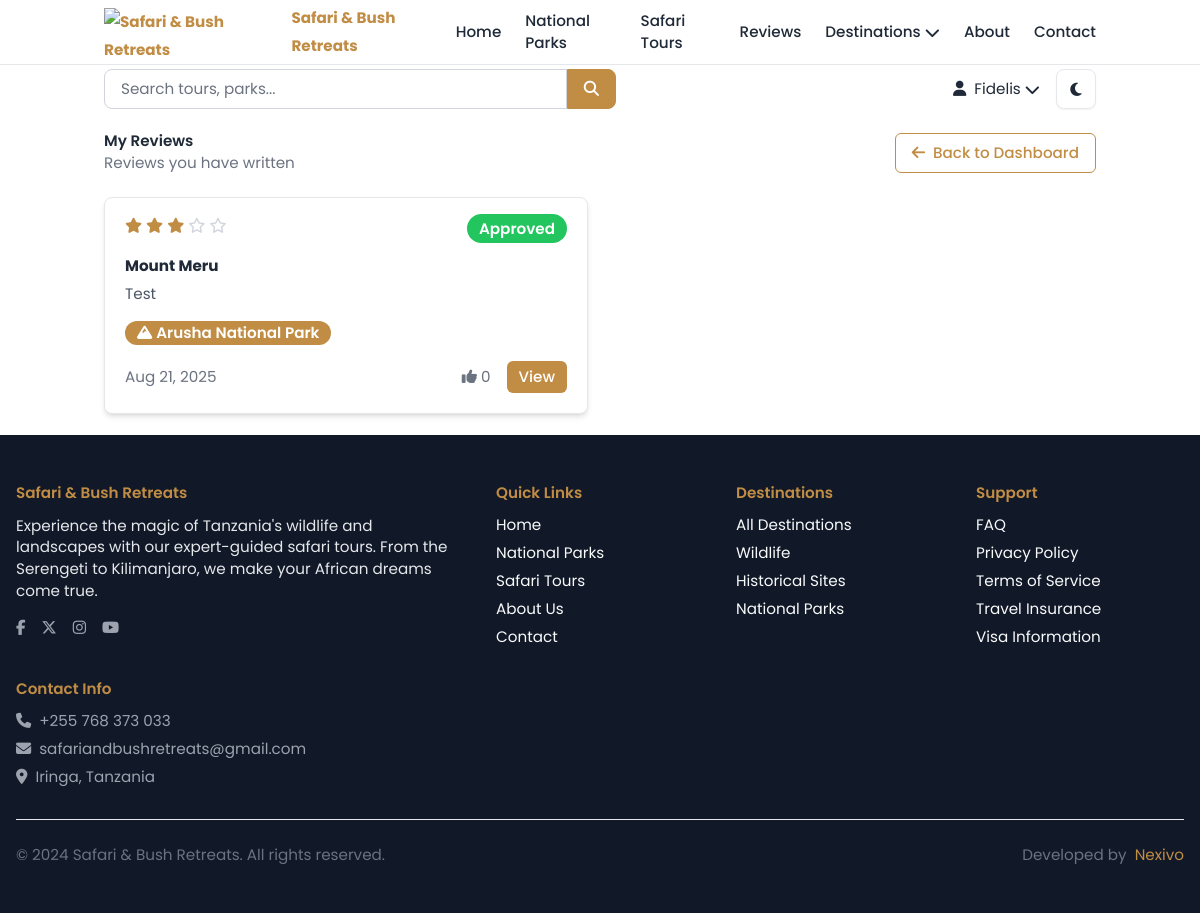
The app's page /reviews/my-reviews/ (signed in), older data.
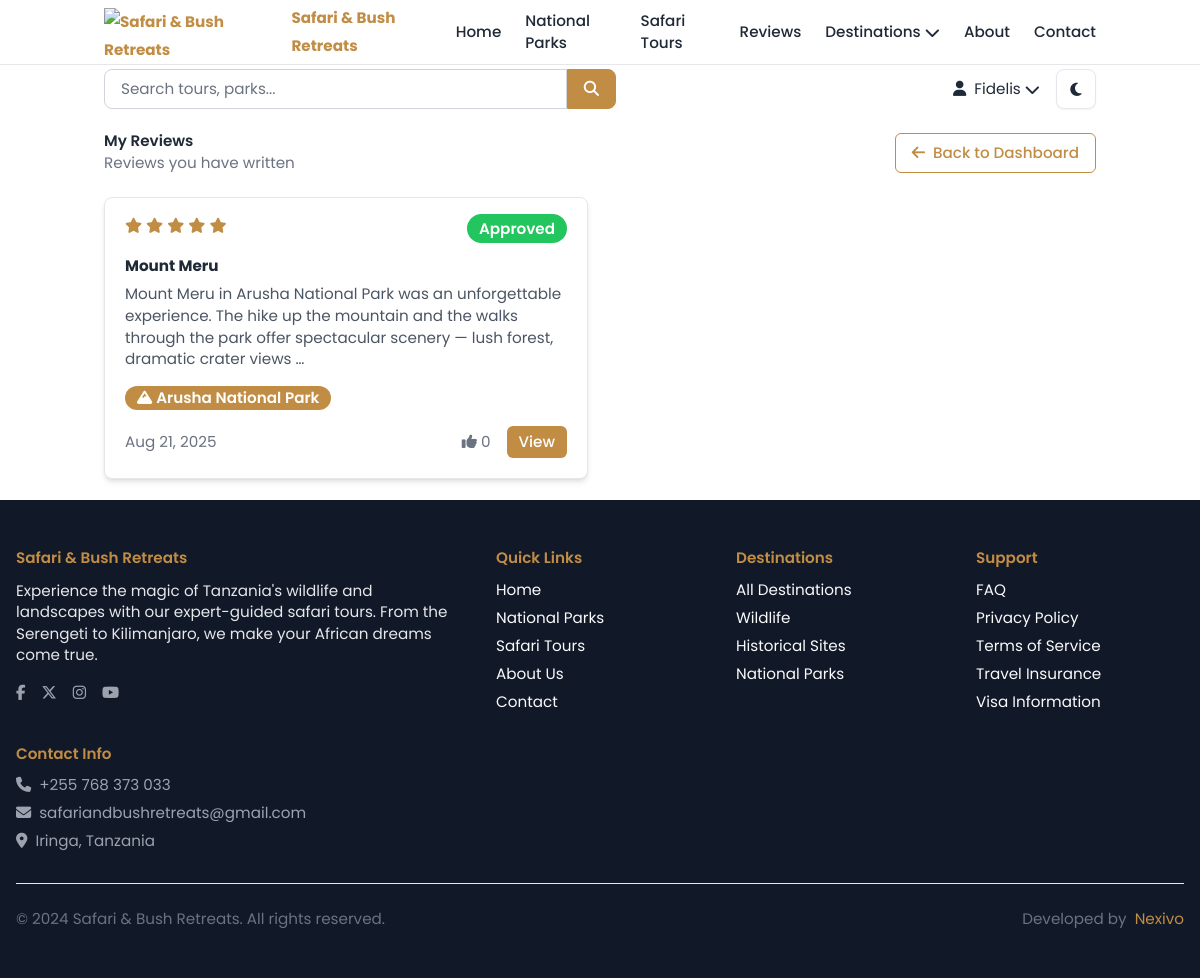
The same page, newer data.
### reviews/models.py (models this page shows, shortened)
class Review(models.Model):
    REVIEW_TYPES = [
        ('tour', 'Tour Package Review'),
        ('park', 'National Park Review'),
        ('guide', 'Tour Guide Review'),
    ]
    user = models.ForeignKey(User, on_delete=models.CASCADE, related_name='reviews')
    review_type = models.CharField(max_length=10, choices=REVIEW_TYPES, default='tour')
    tour_package = models.ForeignKey(TourPackage, on_delete=models.CASCADE, related_name='reviews', blank=True, null=True)
    national_park = models.ForeignKey(NationalPark, on_delete=models.CASCADE, related_name='reviews', blank=True, null=True)
    title = models.CharField(max_length=200)
    content = models.TextField()
    rating = models.IntegerField(validators=[MinValueValidator(1), MaxValueValidator(5)])
    value_for_money = models.IntegerField(validators=[MinValueValidator(1), MaxValueValidator(5)], blank=True, null=True)
    service_quality = models.IntegerField(validators=[MinValueValidator(1), MaxValueValidator(5)], blank=True, null=True)
    cleanliness = models.IntegerField(validators=[MinValueValidator(1), MaxValueValidator(5)], blank=True, null=True)
    travel_date = models.DateField(blank=True, null=True)
    travel_type = models.CharField(
        max_length=20,
        choices=[
            ('solo', 'Solo Travel'),
            ('couple', 'Couple'),
            ('family', 'Family'),
            ('friends', 'Friends'),
            ('business', 'Business'),
        ],
        blank=True
    )
    is_verified = models.BooleanField(default=False)
    verified_purchase = models.BooleanField(default=False)
    is_approved = models.BooleanField(default=True)
    is_featured = models.BooleanField(default=False)
    helpful_votes = models.IntegerField(default=0)
    created_at = models.DateTimeField(auto_now_add=True)
    updated_at = models.DateTimeField(auto_now=True)
    class Meta:
        db_table = 'reviews_review'
        verbose_name = 'Review'
        verbose_name_plural = 'Reviews'
        ordering = ['-created_at']
        unique_together = ['user', 'tour_package', 'national_park']

### parks/models.py (models this page shows, shortened)
class NationalPark(models.Model):
    PARK_TYPES = [
        ('national_park', 'National Park'),
        ('game_reserve', 'Game Reserve'),
        ('conservation_area', 'Conservation Area'),
        ('marine_park', 'Marine Park'),
        ('forest_reserve', 'Forest Reserve'),
    ]
    DIFFICULTY_LEVELS = [
        ('easy', 'Easy'),
        ('moderate', 'Moderate'),
        ('challenging', 'Challenging'),
        ('extreme', 'Extreme'),
    ]
    name = models.CharField(max_length=100, unique=True)
    slug = models.SlugField(max_length=120, unique=True)
    park_type = models.CharField(max_length=20, choices=PARK_TYPES, default='national_park')
    location = models.CharField(max_length=100)
    region = models.CharField(max_length=50)
    area_km2 = models.FloatField(validators=[MinValueValidator(0)])
    latitude = models.DecimalField(max_digits=10, decimal_places=7, blank=True, null=True)
    longitude = models.DecimalField(max_digits=10, decimal_places=7, blank=True, null=True)
    elevation_min = models.IntegerField(blank=True, null=True, help_text="Minimum elevation in meters")
    elevation_max = models.IntegerField(blank=True, null=True, help_text="Maximum elevation in meters")
    established_year = models.IntegerField()
    description = models.TextField()
    short_description = models.TextField(max_length=300)
    main_attractions = models.TextField(help_text="Main attractions and highlights")
    wildlife_species = models.TextField(help_text="Key wildlife species found in the park")
    vegetation_types = models.TextField(blank=True)
    geological_features = models.TextField(blank=True)
    best_time_to_visit = models.TextField()
    recommended_duration = models.CharField(max_length=100, blank=True)
    difficulty_level = models.CharField(max_length=15, choices=DIFFICULTY_LEVELS, default='easy')
    accessibility_info = models.TextField(blank=True)
    accommodation_available = models.BooleanField(default=False)
    camping_allowed = models.BooleanField(default=False)
    guided_tours_available = models.BooleanField(default=True)
    restaurant_facilities = models.BooleanField(default=False)
    main_image = models.ImageField(upload_to='parks/main/', blank=True, null=True)
    meta_title = models.CharField(max_length=60, blank=True)
    meta_description = models.CharField(max_length=160, blank=True)
    is_active = models.BooleanField(default=True)
    featured = models.BooleanField(default=False)
    created_at = models.DateTimeField(auto_now_add=True)
    updated_at = models.DateTimeField(auto_now=True)
    class Meta:
        db_table = 'parks_nationalpark'
        verbose_name = 'National Park'
        verbose_name_plural = 'National Parks'
        ordering = ['name']

### reviews/views.py (the view)
# urls.py: path('my-reviews/', views.UserReviewListView.as_view(), name='user_reviews'),
class UserReviewListView(LoginRequiredMixin, ListView):
    model = Review
    template_name = 'reviews/user_reviews.html'
    context_object_name = 'reviews'
    paginate_by = 10
    def get_queryset(self):
        return Review.objects.filter(user=self.request.user).select_related(
            'tour_package', 'national_park'
        ).order_by('-created_at')

### accounts/models.py (called while the page is built)
    def get_display_name(self):
        return self.first_name or self.username

### core/context_processors.py (called while the page is built)
def global_context(request):
    try:
        site_settings = SiteSettings.objects.first()
    except:
        site_settings = None
    return {
        'site_settings': site_settings,
        'SITE_NAME': getattr(settings, 'SITE_NAME', 'Tanzania Safari Adventures'),
        'SUPPORTED_CURRENCIES': getattr(settings, 'SUPPORTED_CURRENCIES', ['USD', 'EUR', 'TZS']),
        'DEFAULT_CURRENCY': getattr(settings, 'DEFAULT_CURRENCY', 'USD'),
    }

### templates/reviews/user_reviews.html (shortened to what the changed rows need)
{% extends 'base/base.html' %}
{% load i18n %}
{% block content %}
<div class="container mx-auto px-4 py-5">
    <div class="flex flex-col">
        <div class="w-full">
            <div class="flex flex-col md:flex-row justify-between items-start md:items-center mb-6">
                <div class="mb-4 md:mb-0">
                    <h1 class="text-3xl font-bold text-gray-800">{% trans "My Reviews" %}</h1>
                </div>
            </div>
        </div>
    </div>
    {% if reviews %}
        <div class="grid grid-cols-1 md:grid-cols-2 gap-6">
            {% for review in reviews %}
                <div class="bg-white rounded-lg shadow-md overflow-hidden border border-gray-200">
                    <div class="p-5">
                        <div class="flex justify-between items-start mb-4">
                            <div class="flex">
                                {% for i in "12345" %}
                                    {% if forloop.counter <= review.rating %}
                                        <i class="fas fa-star text-[#C18D45] mr-1"></i>
                                    {% else %}
                                        <i class="far fa-star text-gray-300 mr-1"></i>
                                    {% endif %}
                                {% endfor %}
                            </div>
                            <div>
                                {% if review.is_approved %}
                                    <span class="px-3 py-1 rounded-full bg-green-500 text-white text-xs font-semibold">
                                        {% trans "Approved" %}
                                    </span>
                                {% else %}
                                    <span class="px-3 py-1 rounded-full bg-[#C18D45] text-white text-xs font-semibold">
                                        {% trans "Pending" %}
                                    </span>
                                {% endif %}
                            </div>
                        </div>
                        <h5 class="text-lg font-bold text-gray-800 mb-2">{{ review.title }}</h5>
                        <p class="text-gray-600 mb-4">{{ review.content|truncatewords:30 }}</p>
                        <div class="mb-4">
                            {% if review.tour_package %}
                                <span class="inline-block bg-green-500 text-white px-3 py-1 rounded-full text-xs font-semibold mr-2">
                                    <i class="fas fa-route mr-1"></i>{{ review.tour_package.title }}
                                </span>
                            {% elif review.national_park %}
                                <span class="inline-block bg-[#C18D45] text-white px-3 py-1 rounded-full text-xs font-semibold">
                                    <i class="fas fa-mountain mr-1"></i>{{ review.national_park.name }}
                                </span>
                            {% endif %}
                        </div>
                        <div class="flex justify-between items-center">
                            <p class="text-sm text-gray-500">{{ review.created_at|date:"M d, Y" }}</p>
                            <div class="flex items-center">
                                <span class="text-gray-500 mr-4">
                                    <i class="fas fa-thumbs-up mr-1"></i>{{ review.helpful_votes }}
                                </span>
                                <a href="{% url 'reviews:review_detail' review.pk %}" class="bg-[#C18D45] hover:bg-[#a5793a] text-white py-1.5 px-3 rounded-md text-sm font-medium transition duration-300">
                                    {% trans "View" %}
                                </a>
                            </div>
                        </div>
                    </div>
                </div>
            {% endfor %}
        </div>
    {% endif %}
</div>
{% endblock %}

Row changes from the older to the newer data that the page shows:
changed Review "Mount Meru": rating 3 → 5 (drawn); content "Test" → "Mount Meru in Arusha National Park was an unforgettable experience. The hike up the mountain and the walks through the park offer spectacular scenery — lush forest, dramatic crater views …"
